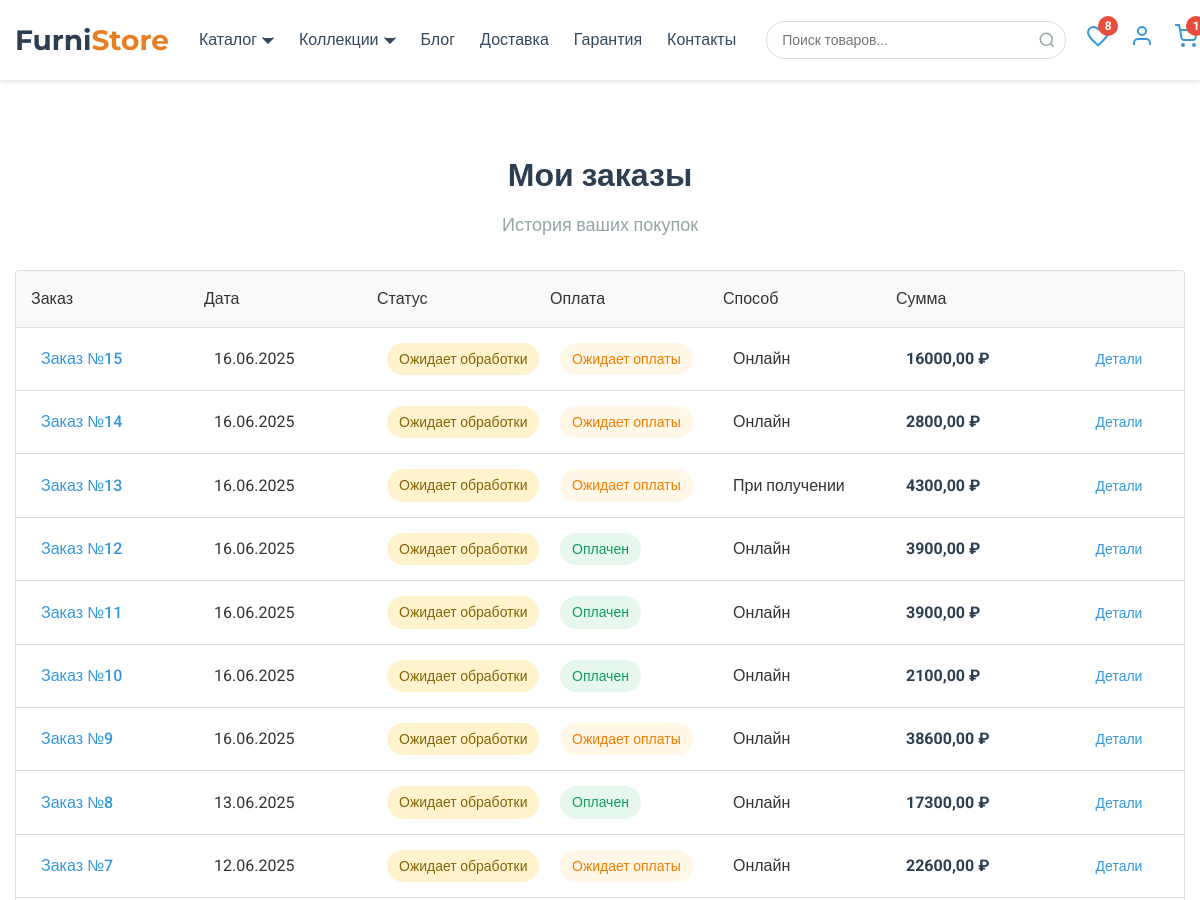
The app's page /orders/ (signed in, upper part), older data.
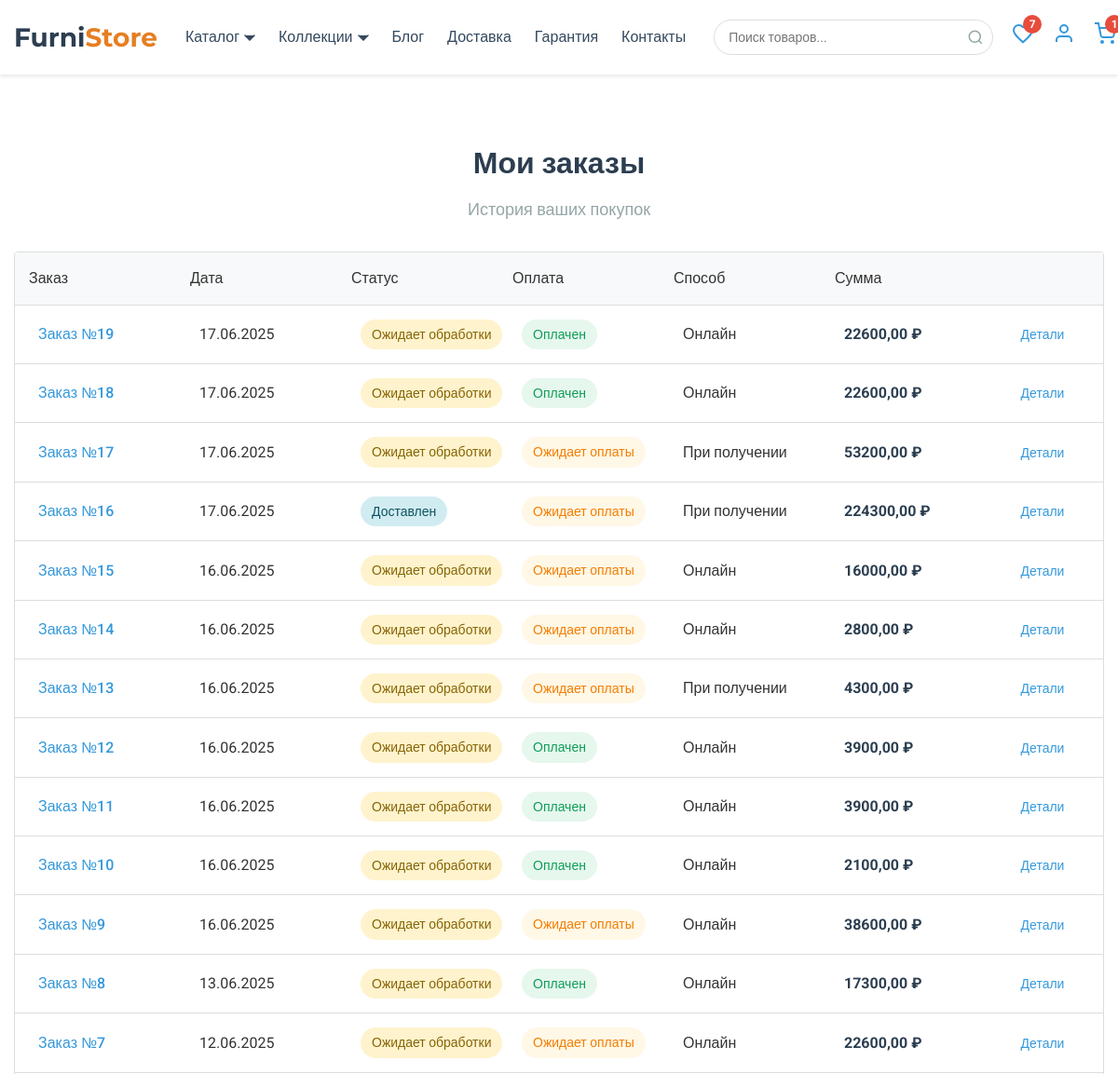
The same page, newer data.
### orders/models.py (models this page shows, shortened)
class Order(models.Model):
    STATUS_CHOICES = [
        ('pending', 'Ожидает обработки'),
        ('processing', 'В обработке'),
        ('shipped', 'Отправлен'),
        ('delivered', 'Доставлен'),
        ('cancelled', 'Отменен'),
    ]
    PAYMENT_STATUS_CHOICES = [
        ('pending', 'Ожидает оплаты'),
        ('paid', 'Оплачен'),
        ('failed', 'Ошибка оплаты'),
        ('refunded', 'Возврат'),
    ]
    PAYMENT_METHOD_CHOICES = [
        ('online', 'Оплата онлайн'),
        ('upon_receipt', 'Оплата при получении'),
    ]
    user = models.ForeignKey(User, on_delete=models.CASCADE, related_name='orders', verbose_name='Пользователь')
    created_at = models.DateTimeField(auto_now_add=True, verbose_name='Дата создания')
    status = models.CharField(max_length=20, choices=STATUS_CHOICES, default='pending', verbose_name='Статус')
    payment_status = models.CharField(
        max_length=20,
        choices=PAYMENT_STATUS_CHOICES,
        default='pending',
        verbose_name='Статус оплаты'
    )
    payment_method = models.CharField(
        max_length=20,
        choices=PAYMENT_METHOD_CHOICES,
        default='online',
        verbose_name='Способ оплаты'
    )
    total = models.DecimalField(max_digits=10, decimal_places=2, verbose_name='Итоговая сумма')
    address = models.TextField(verbose_name='Адрес доставки')
    phone = models.CharField(max_length=20, verbose_name='Телефон')
    email = models.EmailField(verbose_name='Email')
    comment = models.TextField(blank=True, verbose_name='Комментарий')
    stripe_id = models.CharField(
        max_length=250,
        blank=True,
        verbose_name='ID платежа Stripe'
    )
    stripe_payment_intent = models.CharField(
        max_length=250,
        blank=True,
        verbose_name='ID платежного намерения Stripe'
    )
    class Meta:
        verbose_name = 'Заказ'
        verbose_name_plural = 'Заказы'
        ordering = ['-created_at']

### orders/views.py (the view)
# urls.py: path('', views.order_list, name='order_list'),
@login_required
def order_list(request):
    orders = Order.objects.filter(user=request.user).order_by('-created_at')
    return render(request, 'apps/orders/order_list.html', {'orders': orders})

### cart/models.py (called while the page is built)
    @property
    def item_count(self):
        return self.items.aggregate(count=Count('id'))['count'] or 0

### cart/utils.py (called while the page is built)
def get_cart_for_user(user):
    if user and user.is_authenticated:
        cart, created = Cart.objects.get_or_create(user=user)
        return cart
    return None  # Для анонимных пользователей

### products/context_processors.py (called while the page is built)
def global_data(request):
    context = {
        'categories': Category.objects.all(),
        'featured_collections': Collection.objects.filter(is_featured=True)[:5],
    }
    cart = get_cart_for_user(request.user if request.user.is_authenticated else None)
    context['cart'] = cart
    if request.user.is_authenticated:
        try:
            profile = Profile.objects.get(user=request.user)
            context['favorites_count'] = profile.favorites.count()
        except Profile.DoesNotExist:
            context['favorites_count'] = 0
    else:
        context['favorites_count'] = 0
    return context

### templates/apps/orders/order_list.html (shortened to what this page needs)
{% extends "base.html" %}
{% load static %}
{% block app_css %}
    <link rel="stylesheet" href="{% static 'css/apps/orders/order_list.css' %}">
{% endblock %}
{% block content %}
    <section class="order-list-section">
        <div class="container">
            <div class="section-header">
                <h1 class="section-title">Мои заказы</h1>
                <div class="section-subtitle">История ваших покупок</div>
            </div>
            {% if orders %}
                <div class="orders-table">
                    <div class="table-header">
                        <div class="header-order">Заказ</div>
                        <div class="header-date">Дата</div>
                        <div class="header-status">Статус</div>
                        <div class="header-payment">Оплата</div>
                        <div class="header-method">Способ</div>
                        <div class="header-total">Сумма</div>
                        <div class="header-actions"></div>
                    </div>
                    {% for order in orders %}
                        <div class="order-row">
                            <div class="cell-order">
                                <a href="{% url 'orders:order_detail' order.id %}" class="order-link">
                                    Заказ №{{ order.id }}
                                </a>
                            </div>
                            <div class="cell-date">
                                {{ order.created_at|date:"d.m.Y" }}
                            </div>
                            <div class="cell-status">
                                <span class="status-badge status-{{ order.status }}">{{ order.get_status_display }}</span>
                            </div>
                            <div class="cell-payment">
                                <span class="payment-badge payment-{{ order.payment_status }}">
                                {{ order.get_payment_status_display }}
                            </span>
                            </div>
                            <div class="cell-method">
                                {% if order.stripe_id %}Онлайн{% else %}При получении{% endif %}
                            </div>
                            <div class="cell-total">
                                {{ order.total }} ₽
                            </div>
                            <div class="cell-actions">
                                <a href="{% url 'orders:order_detail' order.id %}" class="btn-details">Детали</a>
                            </div>
                        </div>
                    {% endfor %}
                </div>
            {% endif %}
        </div>
    </section>
{% endblock %}

### templates/includes/header.html (shortened to what the changed rows need)
<header class="header">
    <div class="container">
        <div class="header__inner">
            <div class="header__actions">
                <div class="action__wishlist">
                    <a href="{% url 'users:profile' %}#favorites" class="wishlist-link" aria-label="Избранное">
                        <svg width="24" height="24" viewBox="0 0 24 24" fill="none" stroke="currentColor" stroke-width="2">
                            <path d="M12 21.35l-1.45-1.32C5.4 15.36 2 12.28 2 8.5 2 5.42 4.42 3 7.5 3c1.74 0 3.41.81 4.5 2.09C13.09 3.81 14.76 3 16.5 3 19.58 3 22 5.42 22 8.5c0 3.78-3.4 6.86-8.55 11.54L12 21.35z"/>
                        </svg>
                        {% if favorites_count > 0 %}
                        <span class="wishlist-count">{{ favorites_count }}</span>
                        {% endif %}
                    </a>
                </div>
            </div>
        </div>
    </div>
</header>

Row changes from the older to the newer data that the page shows:
added Order: id "19", created_at "17.06.2025", status "Ожидает обработки", payment_status "Оплачен", shows "Онлайн", total "22600,00"
added Order: id "18", created_at "17.06.2025", status "Ожидает обработки", payment_status "Оплачен", shows "Онлайн", total "22600,00"
added Order: id "17", created_at "17.06.2025", status "Ожидает обработки", payment_status "Ожидает оплаты", stripe_id "При получении", total "53200,00"
added Order: id "16", created_at "17.06.2025", status "Доставлен", payment_status "Ожидает оплаты", stripe_id "При получении", total "224300,00"
Text that changed along with them:
{{ favorites_count }}: "8" → "7"
